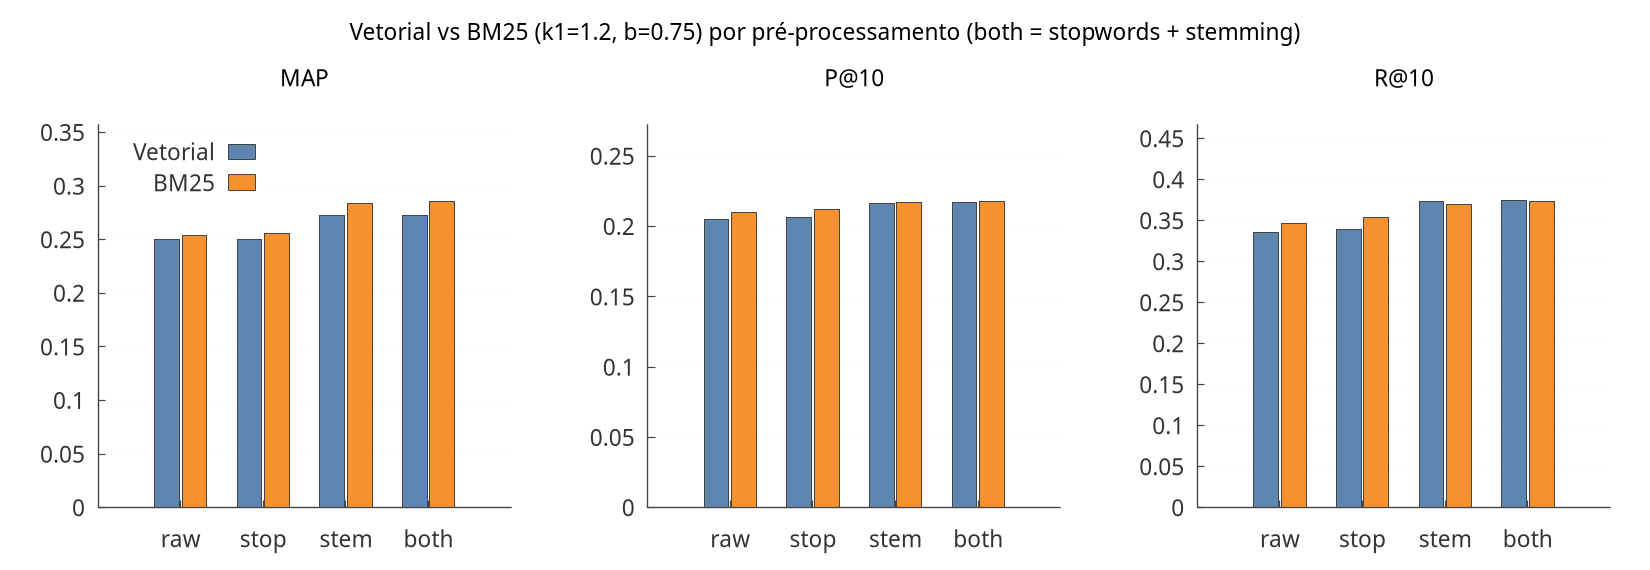

gnuplot code for this plot:
if (ext eq "png") { set terminal pngcairo size 1650,570 font "Sans,17" } else { set terminal pdfcairo size 11,3.8 font "Sans,9" }
set output "metrics_by_preprocessing.".ext
set encoding utf8
set border 3 lw 1.2 lc rgb "#444444"
set tics nomirror scale 0.6 textcolor rgb "#333333"
set grid ytics lc rgb "#dddddd" lw 1
set key textcolor rgb "#333333"
$map << EOD
raw 0.2506 0.2544
stop 0.2500 0.2559
stem 0.2722 0.2834
both 0.2722 0.2861
EOD
$p10 << EOD
raw 0.2049 0.2098
stop 0.2067 0.2124
stem 0.2164 0.2169
both 0.2173 0.2182
EOD
$r10 << EOD
raw 0.3361 0.3469
stop 0.3396 0.3540
stem 0.3738 0.3702
both 0.3741 0.3730
EOD
set multiplot layout 1,3 title "Vetorial vs BM25 (k1=1.2, b=0.75) por pré-processamento (both = stopwords + stemming)"
set style data histograms
set style histogram clustered gap 1
set style fill solid 0.9 border rgb "#444444"
set boxwidth 0.9
set title "MAP"
set yrange [0:0.358]
set key top left samplen 1.2
plot $map using 2:xtic(1) title "Vetorial" lc rgb "#4c78a8", '' using 3 title "BM25" lc rgb "#f58518"
set title "P\\@10"
set yrange [0:0.273]
unset key
plot $p10 using 2:xtic(1) title "Vetorial" lc rgb "#4c78a8", '' using 3 title "BM25" lc rgb "#f58518"
set title "R\\@10"
set yrange [0:0.468]
unset key
plot $r10 using 2:xtic(1) title "Vetorial" lc rgb "#4c78a8", '' using 3 title "BM25" lc rgb "#f58518"
unset multiplot
